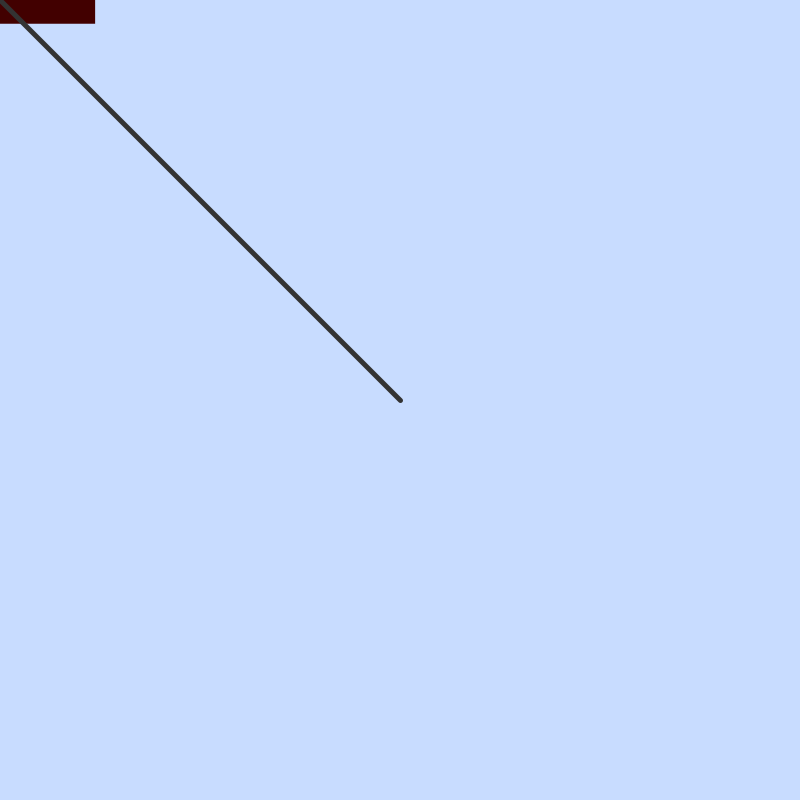
Frame 1 (no input)
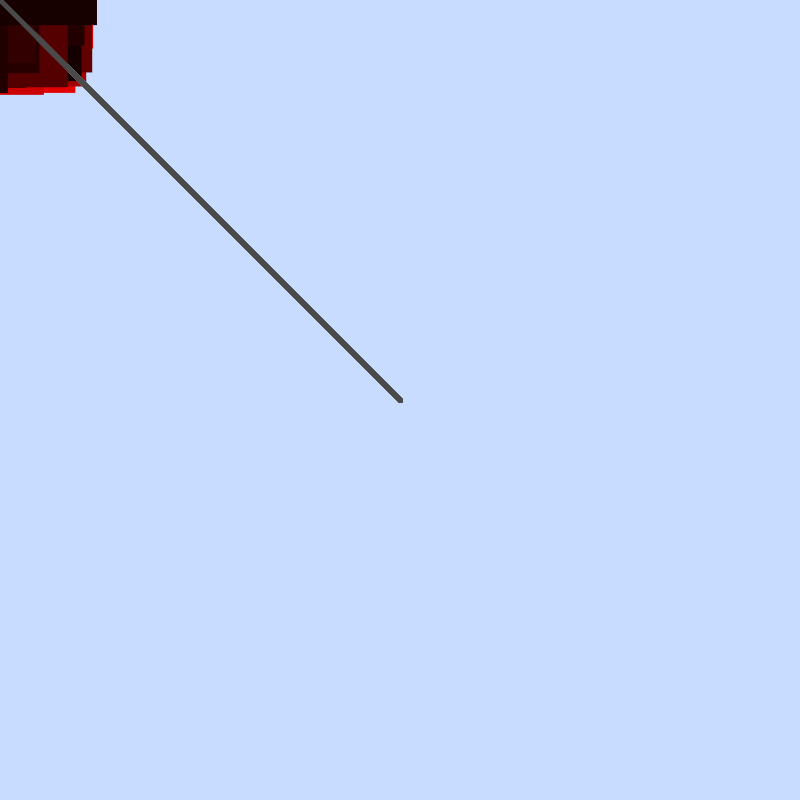
Frame 60 (the mouse pressed at the canvas centre just before this capture)
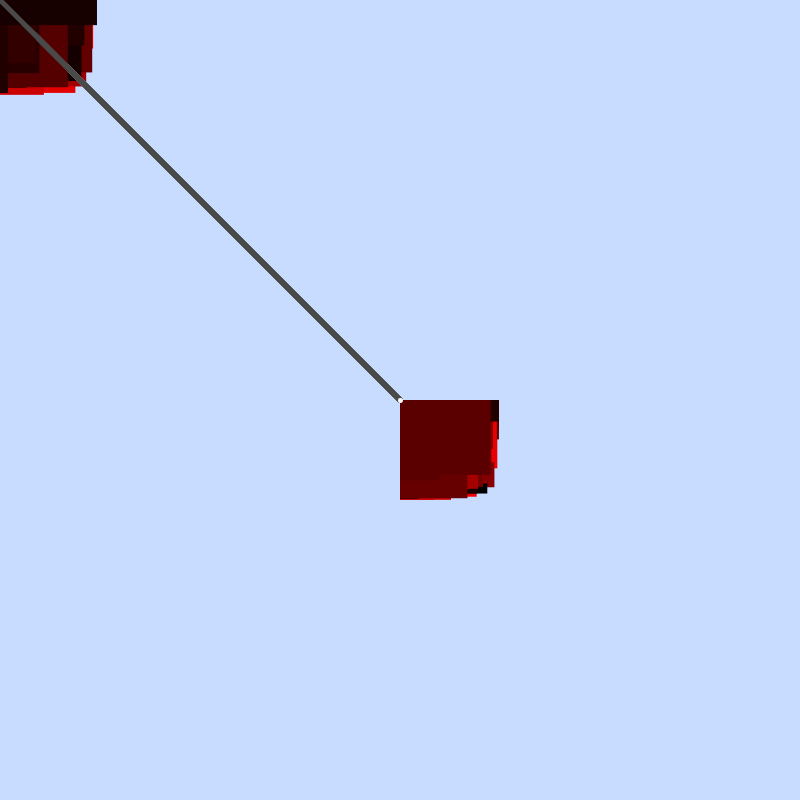
Frame 120 (the mouse held since frame 60 and released just before this capture)

The Processing sketch that drew these frames (run headless with seeded random() and noise(); from frame 60 on, the mouse is pressed at the canvas centre):

// Processing sketch: cours1
// ── cours1.pde
//first function, begin of the sketch, executed one time
void setup(){
  //size of the screen
  size(800,800);
  //couleur de mon sketch
  background(200,220,255);
  //framerate -> 60 frame / second
  frameRate(60);
}

//executed everytime
void draw(){
  fill(random(255));
  noStroke();
  //rect(mouseX,mouseY,100,10);
  //fill(0,255,0);
  //rect(mouseX,mouseY+50,10,10);
  fill(random(255), 0, 0);
  rect(mouseX, mouseY, random(100), random(100));
  rect(width-mouseX, mouseY, random(100), random(100));
  rect(width-mouseX, height-mouseY, random(100), random(100));
  rect(mouseX, height-mouseY, random(100), random(100));

  strokeWeight(5);
  stroke(random(255));
  line(width/2, height/2, mouseX, mouseY);
}
